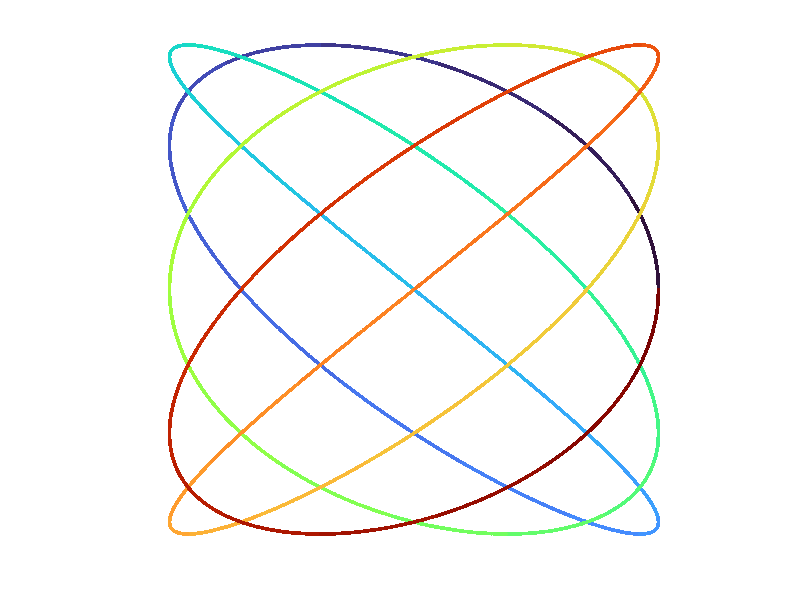

This chart was generated by the following MATLAB code:
% 打开本文件并点击 Run。可修改下方采样量、参数或颜色。
% Open this script and click Run. No extra data or toolbox is required.

t = linspace(0, 2*pi, 5000);

x = sin(5*t + pi/2);
y = sin(4*t);

figure('Color', [0.02 0.02 0.03]);
hold on;

scatter(x, y, 8, t, 'filled');

axis equal;
axis off;

colormap(turbo);

title('Lissajous Light', ...
    'Color', 'w', ...
    'FontSize', 18);
